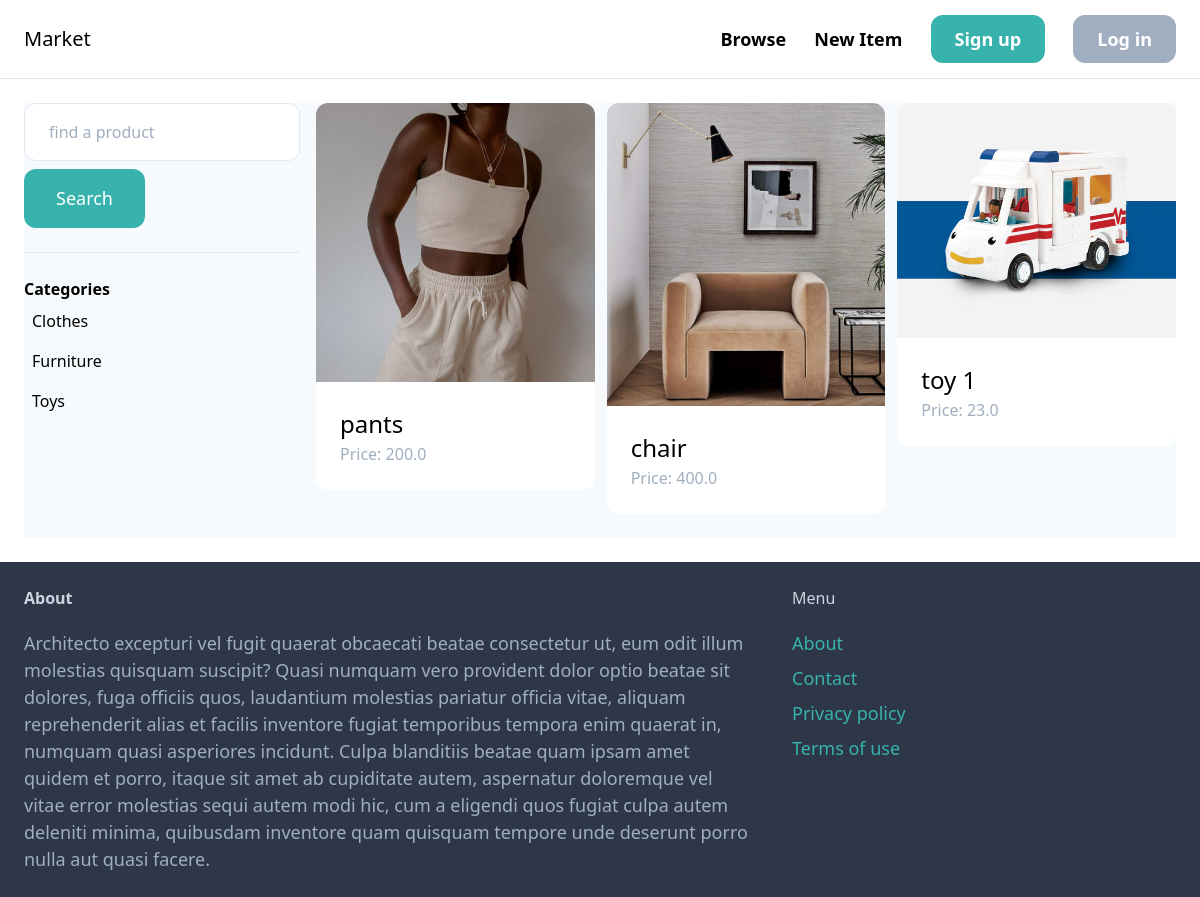
The app's page /item/, older data.
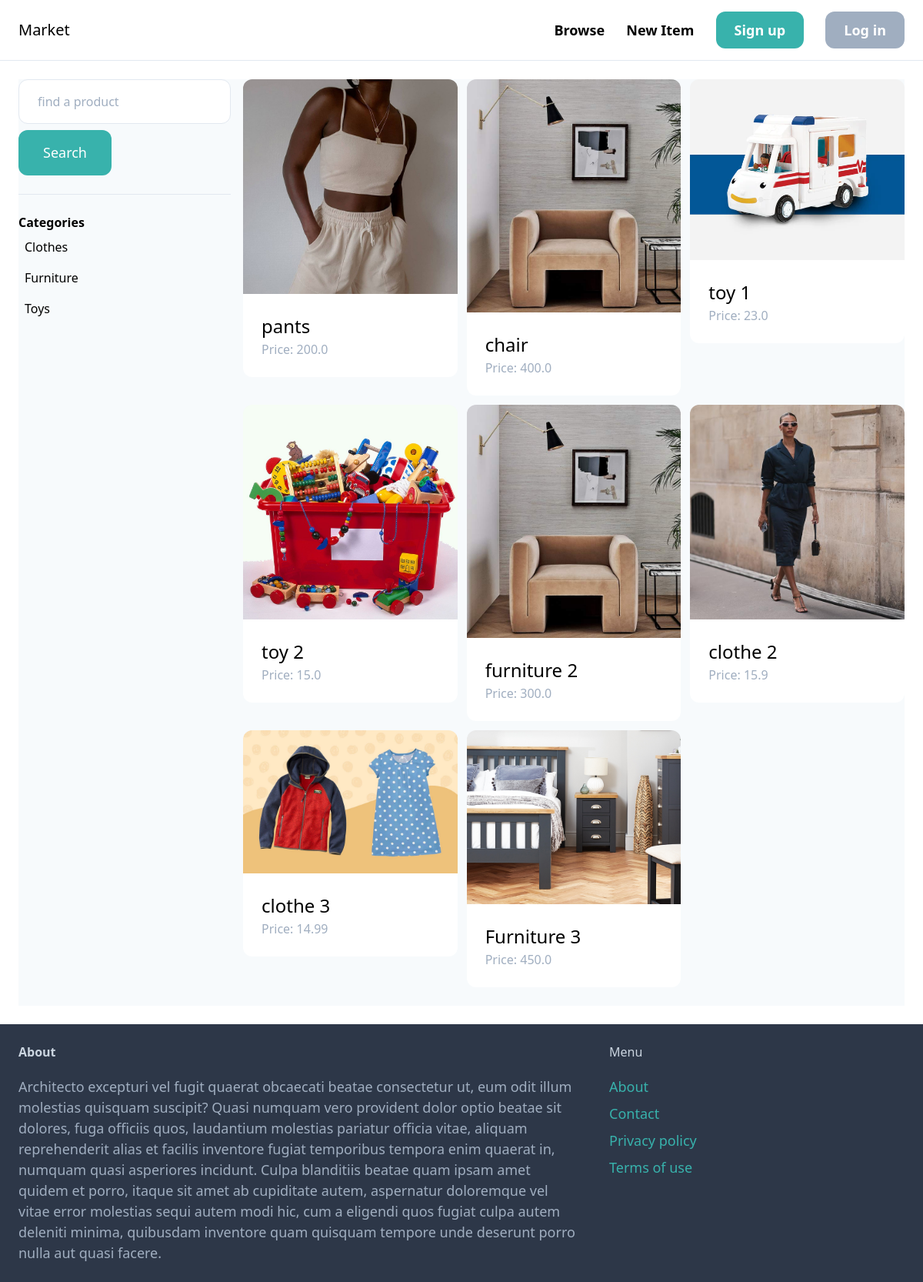
The same page, newer data.
### item/models.py (models this page shows, shortened)
class Category(models.Model):
    name = models.CharField(max_length=255)
    class Meta:
        ordering = ("name",)
        verbose_name_plural = "Categories"

class Item(models.Model):
    category = models.ForeignKey(Category, related_name="items", on_delete=models.CASCADE)
    name = models.CharField(max_length=255)
    description = models.TextField(blank=True, null=True)
    price = models.FloatField()
    image = models.ImageField(upload_to="item_images", blank=True, null=True)
    is_sold = models.BooleanField(default=False)
    created_by = models.ForeignKey(User, related_name="items", on_delete=models.CASCADE)
    created_at = models.DateTimeField(auto_now_add=True)

### item/views.py (the view)
# urls.py: path("", views.browse, name="browse"),
def browse(request):
    items = Item.objects.filter(is_sold=False)
    query = request.GET.get("query", "")
    categories = Category.objects.all()
    category_id = request.GET.get("category", 0)
    if category_id:
        items = items.filter(category_id=category_id)
    if query:
        items = items.filter(Q(name__icontains=query) | Q(description__icontains=query))
    return render(request, "browse.html", {"items":items,
                                           "query":query,
                                           "categories":categories,
                                           "category_id": int(category_id)})

### templates/browse.html (shortened to what this page needs)
{% extends "base.html" %}
{% block content %}
    <div class="pb-6 grid grid-cols-4 gap-4 bg-gray-100">
        <div class="col-span-1">
            <form action="{% url 'item:browse' %}" method="get">
                <input name="query" type="text" class="w-full py-4 px-6 border rounded-xl" value="{{ query }}"
                placeholder="find a product">
                <button class="mt-2 py-4 px-8 text-lg bg-teal-500 text-white rounded-xl">Search</button>
            </form>
            <hr class="my-6">
            <p class="font-semibold">Categories</p>
            <ul>
                {% for category in categories %}
                    <li class="py-2 px-2 rounded-xl{% if category.id == category_id %} bg-blue-200{% endif %}">
                        <a href="{% url 'item:browse' %}?query={{ query }}&category={{ category.id }}">{{ category.name}}</a>
                    </li>
                {% endfor %}
            </ul>
        </div>
        <div class="col-span-3">
            <div class="grid grid-cols-3 gap-3">
                {% for item in items %}
                        <div>
                                <a href="{% url "item:detail"  item.id %}">
                                        <div>
                                                <img src="{{ item.image.url }}" class="rounded-t-xl">
                                        </div>
                                        <div class="p-6 bg-white rounded-b-xl">
                                                <h2 class="text-2xl">{{ item.name }}</h2>
                                                <p class="text-gray-500">Price: {{ item.price }}</p>
                                        </div>
                                </a>
                        </div>
                {% endfor %}
            </div>
        </div>
    </div>
{% endblock %}

Row changes from the older to the newer data that the page shows:
added Item: image (picture), name "toy 2", price "15.0"
added Item: image (picture), name "furniture 2", price "300.0"
added Item: image (picture), name "clothe 2", price "15.9"
added Item: image (picture), name "clothe 3", price "14.99"
added Item: image (picture), name "Furniture 3", price "450.0"
